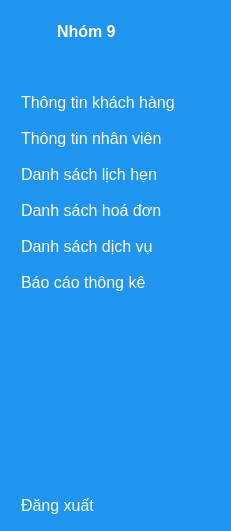
   <widget class="QWidget" name="widget" native="true">
    <property name="geometry">
     <rect>
      <x>10</x>
      <y>10</y>
      <width>231</width>
      <height>531</height>
     </rect>
    </property>
    <property name="styleSheet">
     <string notr="true">QWidget{
	background-color: rgb(31, 149, 239);
	color:white;
}

QPushButton{
	color:white;
	text-align:left;
	height:30px;
	border:none;
	padding-left:10px;
	border-bottom-left-radius:10px;
}

QPushButton:checked{
	background-color:#F5FAFE;
	color:#1F95EF;
	font-weight:bold;
}</string>
    </property>
    <layout class="QVBoxLayout" name="verticalLayout_2">
     <item>
      <layout class="QHBoxLayout" name="horizontalLayout">
       <item>
        <widget class="QLabel" name="label_2">
         <property name="minimumSize">
          <size>
           <width>40</width>
           <height>40</height>
          </size>
         </property>
         <property name="maximumSize">
          <size>
           <width>40</width>
           <height>40</height>
          </size>
         </property>
         <property name="text">
          <string/>
         </property>
         <property name="pixmap">
          <pixmap resource="resources.qrc">:/newPrefix/Img/anvata.png</pixmap>
         </property>
         <property name="scaledContents">
          <bool>true</bool>
         </property>
        </widget>
       </item>
       <item>
        <widget class="QLabel" name="label_3">
         <property name="font">
          <font>
           <pointsize>12</pointsize>
           <weight>75</weight>
           <bold>true</bold>
          </font>
         </property>
         <property name="text">
          <string>Nhóm 9</string>
         </property>
        </widget>
       </item>
      </layout>
     </item>
     <item>
      <layout class="QVBoxLayout" name="verticalLayout">
       <property name="topMargin">
        <number>30</number>
       </property>
       <item>
        <widget class="QPushButton" name="btnThongTinKhachHang_2">
         <property name="font">
          <font>
           <pointsize>12</pointsize>
          </font>
         </property>
         <property name="text">
          <string>Thông tin khách hàng</string>
         </property>
         <property name="icon">
          <iconset resource="resources.qrc">
           <normaloff>:/newPrefix/Img/ThongTinKhachHang.png</normaloff>:/newPrefix/Img/ThongTinKhachHang.png</iconset>
         </property>
         <property name="iconSize">
          <size>
           <width>22</width>
           <height>22</height>
          </size>
         </property>
         <property name="checkable">
          <bool>true</bool>
         </property>
         <property name="autoExclusive">
          <bool>true</bool>
         </property>
        </widget>
       </item>
       <item>
        <widget class="QPushButton" name="btnThongTinKhachHang_3">
         <property name="font">
          <font>
           <pointsize>12</pointsize>
          </font>
         </property>
         <property name="text">
          <string>Thông tin nhân viên</string>
         </property>
         <property name="icon">
          <iconset resource="resources.qrc">
           <normaloff>:/newPrefix/Img/ThongTinKhachHang.png</normaloff>:/newPrefix/Img/ThongTinKhachHang.png</iconset>
         </property>
         <property name="iconSize">
          <size>
           <width>22</width>
           <height>22</height>
          </size>
         </property>
         <property name="checkable">
          <bool>true</bool>
         </property>
         <property name="autoExclusive">
          <bool>true</bool>
         </property>
        </widget>
       </item>
       <item>
        <widget class="QPushButton" name="btnDanhSachLichHen_2">
         <property name="font">
          <font>
           <pointsize>12</pointsize>
          </font>
         </property>
         <property name="text">
          <string>Danh sách lịch hẹn</string>
         </property>
         <property name="icon">
          <iconset resource="resources.qrc">
           <normaloff>:/newPrefix/Img/DanhSachDichVu.png</normaloff>:/newPrefix/Img/DanhSachDichVu.png</iconset>
         </property>
         <property name="iconSize">
          <size>
           <width>22</width>
           <height>22</height>
          </size>
         </property>
         <property name="checkable">
          <bool>true</bool>
         </property>
         <property name="autoExclusive">
          <bool>true</bool>
         </property>
        </widget>
       </item>
       <item>
        <widget class="QPushButton" name="btnDanhSachHoaDon_2">
         <property name="font">
          <font>
           <pointsize>12</pointsize>
          </font>
         </property>
         <property name="text">
          <string>Danh sách hoá đơn</string>
         </property>
         <property name="icon">
          <iconset resource="resources.qrc">
           <normaloff>:/newPrefix/Img/trend-analysis-svgrepo-com.png</normaloff>:/newPrefix/Img/trend-analysis-svgrepo-com.png</iconset>
         </property>
         <property name="iconSize">
          <size>
           <width>22</width>
           <height>22</height>
          </size>
         </property>
         <property name="checkable">
          <bool>true</bool>
         </property>
         <property name="autoExclusive">
          <bool>true</bool>
         </property>
        </widget>
       </item>
       <item>
        <widget class="QPushButton" name="btnDanhSachDichVu_2">
         <property name="font">
          <font>
           <pointsize>12</pointsize>
          </font>
         </property>
         <property name="text">
          <string>Danh sách dịch vụ</string>
         </property>
         <property name="icon">
          <iconset resource="resources.qrc">
           <normaloff>:/newPrefix/Img/DanhSachLichHen.png</normaloff>:/newPrefix/Img/DanhSachLichHen.png</iconset>
         </property>
         <property name="iconSize">
          <size>
           <width>22</width>
           <height>22</height>
          </size>
         </property>
         <property name="checkable">
          <bool>true</bool>
         </property>
         <property name="autoExclusive">
          <bool>true</bool>
         </property>
        </widget>
       </item>
       <item>
        <widget class="QPushButton" name="btnBaoCaoThongKe_2">
         <property name="font">
          <font>
           <pointsize>12</pointsize>
          </font>
         </property>
         <property name="text">
          <string>Báo cáo thông kê</string>
         </property>
         <property name="icon">
          <iconset resource="resources.qrc">
           <normaloff>:/newPrefix/Img/BaoCaoThongKe.png</normaloff>:/newPrefix/Img/BaoCaoThongKe.png</iconset>
         </property>
         <property name="iconSize">
          <size>
           <width>22</width>
           <height>22</height>
          </size>
         </property>
         <property name="checkable">
          <bool>true</bool>
         </property>
         <property name="autoExclusive">
          <bool>true</bool>
         </property>
        </widget>
       </item>
      </layout>
     </item>
     <item>
      <spacer name="verticalSpacer">
       <property name="orientation">
        <enum>Qt::Vertical</enum>
       </property>
       <property name="sizeHint" stdset="0">
        <size>
         <width>20</width>
         <height>179</height>
        </size>
       </property>
      </spacer>
     </item>
     <item>
      <widget class="QPushButton" name="btnexit_nv_2">
       <property name="font">
        <font>
         <pointsize>12</pointsize>
        </font>
       </property>
       <property name="text">
        <string>Đăng xuất</string>
       </property>
       <property name="icon">
        <iconset resource="Resources_cus.qrc">
         <normaloff>:/newPrefix/Img/power.png</normaloff>:/newPrefix/Img/power.png</iconset>
       </property>
       <property name="iconSize">
        <size>
         <width>20</width>
         <height>20</height>
        </size>
       </property>
       <property name="checkable">
        <bool>true</bool>
       </property>
       <property name="autoExclusive">
        <bool>true</bool>
       </property>
      </widget>
     </item>
    </layout>
   </widget>
